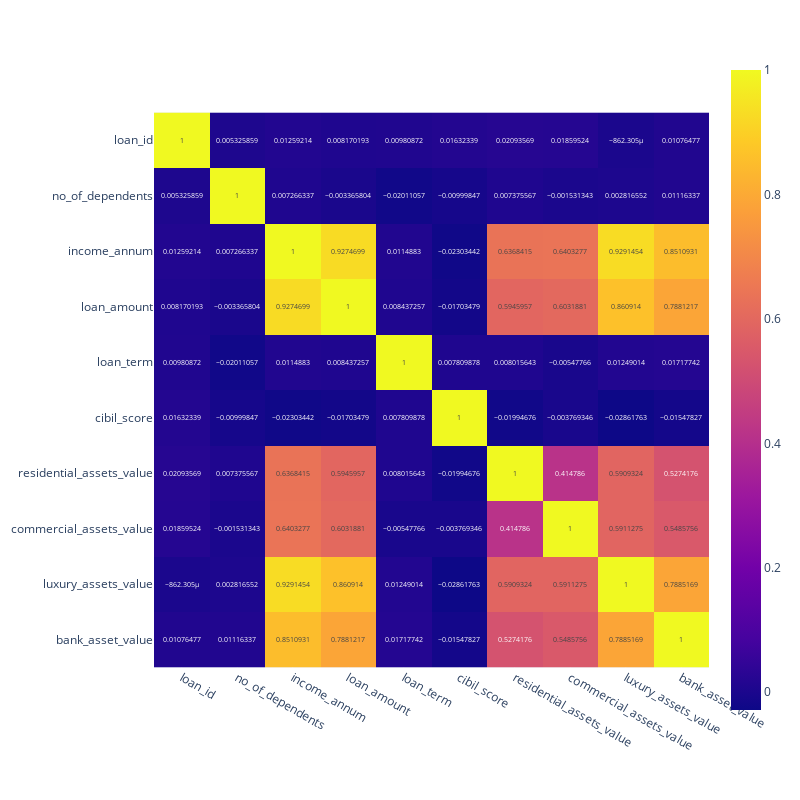

The code cell stored with this chart in its notebook:
### Markdown cell above
DATA VISUALISATION

### Code cell
import plotly.express as px
fig = px.imshow(cor, text_auto = True)
fig.update_layout(height = 800, width = 800)

### Figure 1 — Plotly figure (JSON) as saved in the notebook; plotly's stock layout.template omitted (floating-point values rounded to 4 significant figures)
{"data": [{"coloraxis": "coloraxis", "hovertemplate": "x: %{x}<br>y: %{y}<br>color: %{z}<extra></extra>", "name": "0", "texttemplate": "%{z}", "type": "heatmap", "x": ["loan_id", "no_of_dependents", "income_annum", "loan_amount", "loan_term", "cibil_score", "residential_assets_value", "commercial_assets_value", "luxury_assets_value", "bank_asset_value"], "xaxis": "x", "y": ["loan_id", "no_of_dependents", "income_annum", "loan_amount", "loan_term", "cibil_score", "residential_assets_value", "commercial_assets_value", "luxury_assets_value", "bank_asset_value"], "yaxis": "y", "z": [[1, 0.005326, 0.01259, 0.00817, 0.009809, 0.01632, 0.02094, 0.0186, -0.0008623, 0.01076], [0.005326, 1, 0.007266, -0.003366, -0.02011, -0.009998, 0.007376, -0.001531, 0.002817, 0.01116], [0.01259, 0.007266, 1, 0.9275, 0.01149, -0.02303, 0.6368, 0.6403, 0.9291, 0.8511], [0.00817, -0.003366, 0.9275, 1, 0.008437, -0.01703, 0.5946, 0.6032, 0.8609, 0.7881], [0.009809, -0.02011, 0.01149, 0.008437, 1, 0.00781, 0.008016, -0.005478, 0.01249, 0.01718], [0.01632, -0.009998, -0.02303, -0.01703, 0.00781, 1, -0.01995, -0.003769, -0.02862, -0.01548], [0.02094, 0.007376, 0.6368, 0.5946, 0.008016, -0.01995, 1, 0.4148, 0.5909, 0.5274], [0.0186, -0.001531, 0.6403, 0.6032, -0.005478, -0.003769, 0.4148, 1, 0.5911, 0.5486], [-0.0008623, 0.002817, 0.9291, 0.8609, 0.01249, -0.02862, 0.5909, 0.5911, 1, 0.7885], [0.01076, 0.01116, 0.8511, 0.7881, 0.01718, -0.01548, 0.5274, 0.5486, 0.7885, 1]]}], "layout": {"coloraxis": {"colorscale": [[0, "#0d0887"], [0.1111, "#46039f"], [0.2222, "#7201a8"], [0.3333, "#9c179e"], [0.4444, "#bd3786"], [0.5556, "#d8576b"], [0.6667, "#ed7953"], [0.7778, "#fb9f3a"], [0.8889, "#fdca26"], [1, "#f0f921"]]}, "height": 800, "margin": {"t": 60}, "width": 800, "xaxis": {"anchor": "y", "constrain": "domain", "domain": [0, 1], "scaleanchor": "y"}, "yaxis": {"anchor": "x", "autorange": "reversed", "constrain": "domain", "domain": [0, 1]}}}
